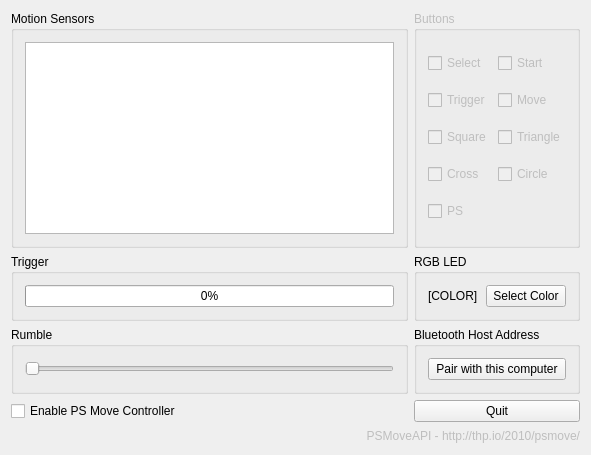
<?xml version="1.0" encoding="UTF-8"?>
<ui version="4.0">
 <class>PSMoveTestGUI</class>
 <widget class="QMainWindow" name="PSMoveTestGUI">
  <property name="geometry">
   <rect>
    <x>0</x>
    <y>0</y>
    <width>591</width>
    <height>455</height>
   </rect>
  </property>
  <property name="windowTitle">
   <string>PSMoveAPI Test GUI</string>
  </property>
  <widget class="QWidget" name="centralWidget">
   <layout class="QGridLayout" name="gridLayout">
    <item row="0" column="0" rowspan="2">
     <widget class="QGroupBox" name="groupSensors">
      <property name="title">
       <string>Motion Sensors</string>
      </property>
      <layout class="QGridLayout" name="gridLayout_3">
       <item row="0" column="0">
        <widget class="QGraphicsView" name="viewSensors">
         <property name="verticalScrollBarPolicy">
          <enum>Qt::ScrollBarAlwaysOff</enum>
         </property>
         <property name="horizontalScrollBarPolicy">
          <enum>Qt::ScrollBarAlwaysOff</enum>
         </property>
        </widget>
       </item>
      </layout>
     </widget>
    </item>
    <item row="0" column="1" rowspan="2">
     <widget class="QGroupBox" name="groupButtons">
      <property name="enabled">
       <bool>false</bool>
      </property>
      <property name="title">
       <string>Buttons</string>
      </property>
      <layout class="QGridLayout" name="gridLayout_2">
       <item row="0" column="0">
        <widget class="QCheckBox" name="checkboxSelect">
         <property name="text">
          <string>Select</string>
         </property>
        </widget>
       </item>
       <item row="0" column="1">
        <widget class="QCheckBox" name="checkboxStart">
         <property name="text">
          <string>Start</string>
         </property>
        </widget>
       </item>
       <item row="1" column="1">
        <widget class="QCheckBox" name="checkboxMove">
         <property name="text">
          <string>Move</string>
         </property>
        </widget>
       </item>
       <item row="2" column="0">
        <widget class="QCheckBox" name="checkboxSquare">
         <property name="text">
          <string>Square</string>
         </property>
        </widget>
       </item>
       <item row="2" column="1">
        <widget class="QCheckBox" name="checkboxTriangle">
         <property name="text">
          <string>Triangle</string>
         </property>
        </widget>
       </item>
       <item row="3" column="0">
        <widget class="QCheckBox" name="checkboxCross">
         <property name="text">
          <string>Cross</string>
         </property>
        </widget>
       </item>
       <item row="3" column="1">
        <widget class="QCheckBox" name="checkboxCircle">
         <property name="text">
          <string>Circle</string>
         </property>
        </widget>
       </item>
       <item row="4" column="0" colspan="2">
        <widget class="QCheckBox" name="checkboxPS">
         <property name="text">
          <string>PS</string>
         </property>
        </widget>
       </item>
       <item row="1" column="0">
        <widget class="QCheckBox" name="checkboxTrigger">
         <property name="text">
          <string>Trigger</string>
         </property>
        </widget>
       </item>
      </layout>
     </widget>
    </item>
    <item row="2" column="1">
     <widget class="QGroupBox" name="groupLEDs">
      <property name="title">
       <string>RGB LED</string>
      </property>
      <layout class="QHBoxLayout" name="horizontalLayout">
       <item>
        <widget class="QLabel" name="labelLEDs">
         <property name="text">
          <string>[COLOR]</string>
         </property>
        </widget>
       </item>
       <item>
        <widget class="QPushButton" name="buttonLEDs">
         <property name="text">
          <string>Select Color</string>
         </property>
        </widget>
       </item>
      </layout>
     </widget>
    </item>
    <item row="4" column="0">
     <widget class="QCheckBox" name="checkboxEnable">
      <property name="text">
       <string>Enable PS Move Controller</string>
      </property>
     </widget>
    </item>
    <item row="4" column="1">
     <widget class="QPushButton" name="buttonQuit">
      <property name="text">
       <string>Quit</string>
      </property>
     </widget>
    </item>
    <item row="5" column="0" colspan="2">
     <widget class="QLabel" name="label">
      <property name="enabled">
       <bool>false</bool>
      </property>
      <property name="text">
       <string>&lt;!DOCTYPE HTML PUBLIC &quot;-//W3C//DTD HTML 4.0//EN&quot; &quot;http://www.w3.org/TR/REC-html40/strict.dtd&quot;&gt;
&lt;html&gt;&lt;head&gt;&lt;meta name=&quot;qrichtext&quot; content=&quot;1&quot; /&gt;&lt;style type=&quot;text/css&quot;&gt;
p, li { white-space: pre-wrap; }
&lt;/style&gt;&lt;/head&gt;&lt;body style=&quot; font-family:'Lucida Grande'; font-size:13pt; font-weight:400; font-style:normal;&quot;&gt;
&lt;p align=&quot;right&quot; style=&quot; margin-top:0px; margin-bottom:0px; margin-left:0px; margin-right:0px; -qt-block-indent:0; text-indent:0px;&quot;&gt;&lt;span style=&quot; font-size:9pt;&quot;&gt;PSMoveAPI - http://thp.io/2010/psmove/&lt;/span&gt;&lt;/p&gt;&lt;/body&gt;&lt;/html&gt;</string>
      </property>
     </widget>
    </item>
    <item row="3" column="1">
     <widget class="QGroupBox" name="groupBluetooth">
      <property name="title">
       <string>Bluetooth Host Address</string>
      </property>
      <layout class="QHBoxLayout" name="horizontalLayout_3">
       <item>
        <widget class="QPushButton" name="buttonBluetoothSet">
         <property name="text">
          <string>Pair with this computer</string>
         </property>
        </widget>
       </item>
      </layout>
     </widget>
    </item>
    <item row="3" column="0">
     <widget class="QGroupBox" name="groupRumble">
      <property name="title">
       <string>Rumble</string>
      </property>
      <layout class="QHBoxLayout" name="horizontalLayout_2">
       <item>
        <widget class="QSlider" name="sliderRumble">
         <property name="maximum">
          <number>255</number>
         </property>
         <property name="orientation">
          <enum>Qt::Horizontal</enum>
         </property>
        </widget>
       </item>
      </layout>
     </widget>
    </item>
    <item row="2" column="0">
     <widget class="QGroupBox" name="groupTrigger">
      <property name="title">
       <string>Trigger</string>
      </property>
      <layout class="QGridLayout" name="gridLayout_4">
       <item row="0" column="0">
        <widget class="QProgressBar" name="progressbarTrigger">
         <property name="maximum">
          <number>255</number>
         </property>
         <property name="value">
          <number>0</number>
         </property>
        </widget>
       </item>
      </layout>
     </widget>
    </item>
   </layout>
  </widget>
  <action name="actionQuit">
   <property name="text">
    <string>Quit</string>
   </property>
  </action>
 </widget>
 <layoutdefault spacing="6" margin="11"/>
 <resources/>
 <connections/>
</ui>
